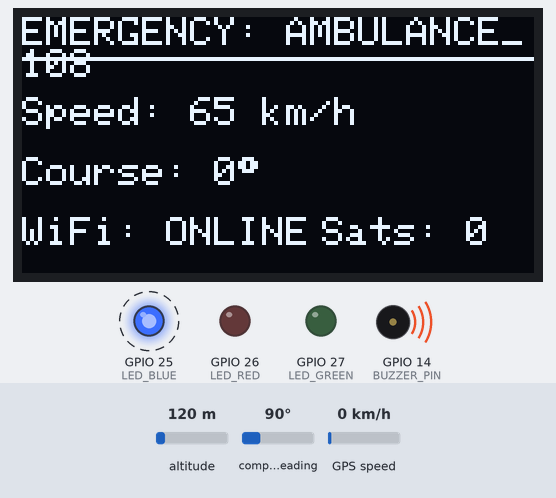
Bench run of a sketch on a simulated ESP32. Parts: 128×64 one-colour display, output pins drawn as LEDs (lit = HIGH), buzzer (waves = sounding). Dashed ring = blinking. The inputs (shaded band) are chosen by the test bench; at power-on: compass heading 90°, GPS speed 0 km/h, altitude 120 m. WiFi joins after 1.5 s; servers stay silent unless stated; uploads are accepted with an empty reply; the GPS gets a fix after 3 s at 37.7749, -122.4194 with 8 satellites; what the sketch prints to the serial monitor is not drawn.

Above: at 2.7 s.
2.8 s: compass heading set to 7°
At 4.72 s:
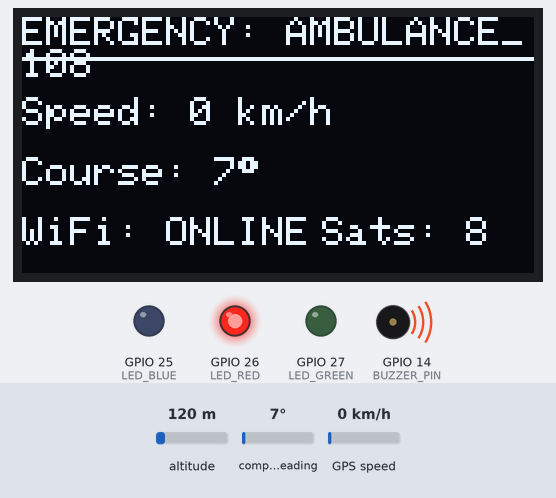
5.7 s: GPS speed set to 2 km/h
At 7.12 s:
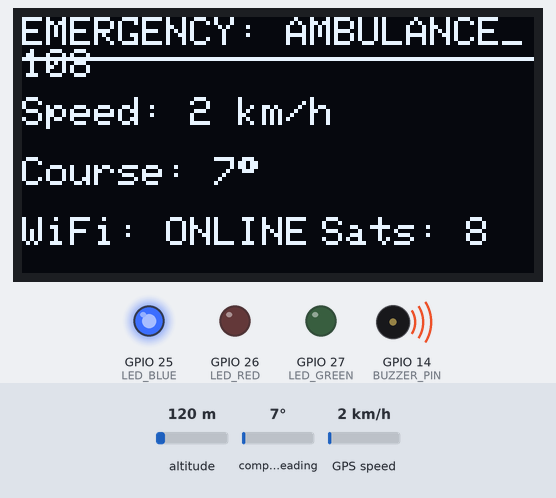
8.3 s: compass heading set to 90°
At 9.67 s:
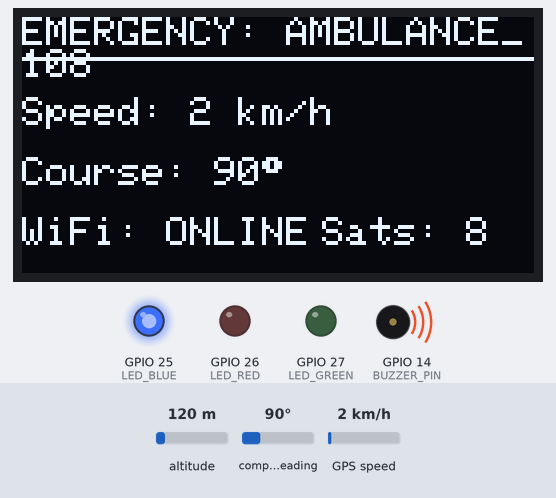
10.3 s: GPS speed set to 30 km/h
At 12.67 s:
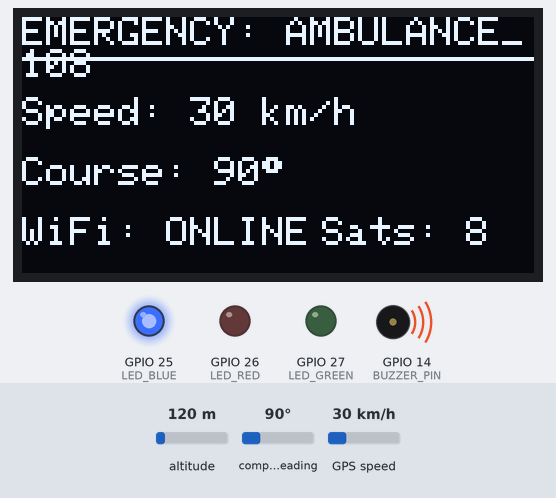
Timing chart, 0 to 13.3 s (numbered marks = the images above; inputs shaded):
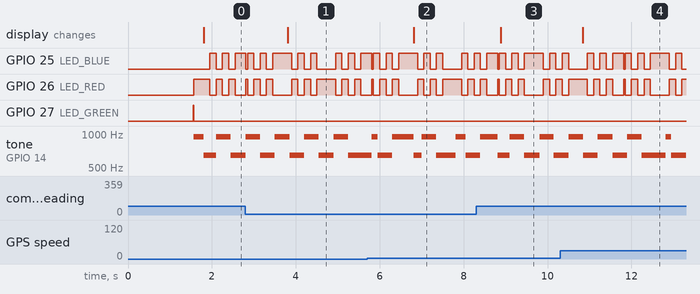

Measured:
- after the input at 2.8 s, the display: changes after 1.0 s (image 1)
- after the input at 5.7 s, the display: changes after 1.1 s (image 2)
- after the input at 8.3 s, the display: changes after 0.58 s (image 3)
- after the input at 10.3 s, the display: changes after 0.54 s (image 4)
- by itself, tone on GPIO 14 (BUZZER_PIN): plays 950 Hz for 0.35 s, 650 Hz for 0.35 s, 950 Hz for 0.35 s, 650 Hz for 0.35 s, 950 Hz for 0.35 s, 650 Hz for 0.57 s … (8 notes in this stretch)

The sketch:

esp32_cloud_node.ino
```cpp
/*
 * ESP32 V2V Cloud Node - Emergency & Normal Vehicle Broadcaster
 * -------------------------------------------------------------
 * Hardware:
 *   - ESP32-S Node
 *   - NEO-6M GPS Module on UART2 (GPIO 16 RX, GPIO 17 TX)
 *   - SSD1306 0.96" OLED on I2C (GPIO 21 SDA, GPIO 22 SCL)
 *   - Status LEDs: Green (GPIO 27), Yellow/Blue (GPIO 25), Red (GPIO 26)
 *   - Buzzer: GPIO 14
 *
 * Emergency Vehicle Mode:
 *   - Set IS_EMERGENCY_VEHICLE to true
 *   - Broadcasts location and heading with vehicle_type = "emergency"
 *   - On the web map, renders as a RED ARROW:
 *       * Flashes RED and BLUE when approaching behind any normal vehicle
 *       * Transitions to plain solid RED once it crosses/passes ahead
 *   - Plays emergency siren buzzer tones and LED lightbar strobe on physical hardware!
 */

#include <Arduino.h>
#include <WiFi.h>
#include <HTTPClient.h>
#include <TinyGPS++.h>
#include <Wire.h>
#include <Adafruit_GFX.h>
#include <Adafruit_SSD1306.h>

// ==================== CONFIGURATION ====================
// 1. WiFi Hotspot / In-Vehicle WiFi Credentials
const char* WIFI_SSID     = "YOUR_WIFI_OR_HOTSPOT";
const char* WIFI_PASSWORD = "YOUR_WIFI_PASSWORD";

// 2. Emergency Vehicle Flag (Set to true for Ambulance/Police/Fire)
const bool  IS_EMERGENCY_VEHICLE = true;

// 3. Unique Vehicle Identifier
const char* VEHICLE_ID    = "AMBULANCE_108"; // e.g. "AMBULANCE_01", "POLICE_04", "CAR_01"

// 4. Cloud Server URL
const char* SERVER_URL    = "https://v2v-map-platform.onrender.com/gps";
// For Local Testing: "http://192.168.1.100:8080/gps"
// =======================================================

#define SCREEN_WIDTH 128
#define SCREEN_HEIGHT 64
#define OLED_RESET -1
Adafruit_SSD1306 display(SCREEN_WIDTH, SCREEN_HEIGHT, &Wire, OLED_RESET);

// GPS NEO-6M on UART2
#define RXD2 16
#define TXD2 17
HardwareSerial GPS(2);
TinyGPSPlus gps;

// Status LEDs & Buzzer (refer connections.md)
#define LED_GREEN  27
#define LED_BLUE   25 // Or Yellow
#define LED_RED    26
#define BUZZER_PIN 14
#define BUTTON_PIN 0  // BOOT button for manual hazard drop

unsigned long lastSendTime = 0;
const unsigned long SEND_INTERVAL_MS = 1000; // 1 Hz GPS update

void setup() {
  Serial.begin(115200);
  GPS.begin(9600, SERIAL_8N1, RXD2, TXD2);
  pinMode(BUTTON_PIN, INPUT_PULLUP);

  pinMode(LED_GREEN, OUTPUT);
  pinMode(LED_BLUE, OUTPUT);
  pinMode(LED_RED, OUTPUT);
  pinMode(BUZZER_PIN, OUTPUT);
  digitalWrite(LED_GREEN, LOW);
  digitalWrite(LED_BLUE, LOW);
  digitalWrite(LED_RED, LOW);
  noTone(BUZZER_PIN);

  // Initialize OLED
  if (display.begin(SSD1306_SWITCHCAPVCC, 0x3C)) {
    display.clearDisplay();
    display.setTextSize(1);
    display.setTextColor(SSD1306_WHITE);
    display.setCursor(5, 5);
    display.println(IS_EMERGENCY_VEHICLE ? "🚨 EMERGENCY NODE" : "🚗 V2V VEHICLE NODE");
    display.setCursor(5, 22);
    display.print("ID: "); display.println(VEHICLE_ID);
    display.setCursor(5, 40);
    display.println("Connecting WiFi...");
    display.display();
  }

  // Connect to WiFi
  Serial.print("Connecting to WiFi: ");
  Serial.println(WIFI_SSID);
  WiFi.mode(WIFI_STA);
  WiFi.begin(WIFI_SSID, WIFI_PASSWORD);

  int attempts = 0;
  while (WiFi.status() != WL_CONNECTED && attempts < 20) {
    delay(500);
    Serial.print(".");
    attempts++;
  }

  if (WiFi.status() == WL_CONNECTED) {
    Serial.println("\nWiFi Connected! Local IP: " + WiFi.localIP().toString());
    digitalWrite(LED_GREEN, HIGH);
  } else {
    Serial.println("\nWiFi searching in background...");
  }
}

void sendTelemetry(int eventCode = 0) {
  if (WiFi.status() != WL_CONNECTED) {
    WiFi.reconnect();
    return;
  }

  HTTPClient http;
  http.begin(SERVER_URL);
  http.addHeader("Content-Type", "application/json");

  float lat = gps.location.isValid() ? gps.location.lat() : 12.8406;
  float lng = gps.location.isValid() ? gps.location.lng() : 80.1534;
  float speed = gps.speed.isValid() ? gps.speed.kmph() : (IS_EMERGENCY_VEHICLE ? 65.0 : 0.0);
  float heading = gps.course.isValid() ? gps.course.deg() : 0.0;
  int sats = gps.satellites.isValid() ? gps.satellites.value() : 0;
  String status = gps.location.isValid() ? "LOCKED" : "NO_LOCK";

  String json = "{";
  json += "\"vehicle_id\":\"" + String(VEHICLE_ID) + "\",";
  json += "\"vehicle_type\":\"" + String(IS_EMERGENCY_VEHICLE ? "emergency" : "normal") + "\",";
  json += "\"is_emergency\":" + String(IS_EMERGENCY_VEHICLE ? "true" : "false") + ",";
  json += "\"lat\":" + String(lat, 6) + ",";
  json += "\"lng\":" + String(lng, 6) + ",";
  json += "\"speed\":" + String(speed, 1) + ",";
  json += "\"heading\":" + String(heading, 1) + ",";
  json += "\"sats\":" + String(sats) + ",";
  json += "\"status\":\"" + status + "\"";

  if (eventCode > 0) {
    json += ",\"event\":" + String(eventCode);
  }
  json += "}";

  int httpCode = http.POST(json);
  if (httpCode > 0) {
    Serial.printf("[HTTP %d] %s\n", httpCode, json.c_str());
  } else {
    Serial.printf("[HTTP ERROR] %s\n", http.errorToString(httpCode).c_str());
  }
  http.end();
}

void updateHardwareSirenLights() {
  if (!IS_EMERGENCY_VEHICLE) return;

  // Strobe alternating Red and Blue LEDs with high-low siren tone
  unsigned long ms = millis();
  bool phase = (ms / 150) % 2 == 0;
  digitalWrite(LED_RED, phase ? HIGH : LOW);
  digitalWrite(LED_BLUE, phase ? LOW : HIGH);
  digitalWrite(LED_GREEN, LOW);

  // High-low alternating siren on buzzer
  if ((ms / 350) % 2 == 0) {
    tone(BUZZER_PIN, 950);
  } else {
    tone(BUZZER_PIN, 650);
  }
}

void updateOledDisplay() {
  display.clearDisplay();
  display.setTextSize(1);
  display.setCursor(0, 0);
  display.print(IS_EMERGENCY_VEHICLE ? "EMERGENCY: " : "CAR: ");
  display.print(VEHICLE_ID);
  display.drawLine(0, 10, 128, 10, SSD1306_WHITE);

  display.setCursor(0, 20);
  display.print("Speed: ");
  if (gps.speed.isValid()) {
    display.print((int)gps.speed.kmph());
    display.print(" km/h");
  } else {
    display.print(IS_EMERGENCY_VEHICLE ? "65 km/h" : "0 km/h");
  }

  display.setCursor(0, 35);
  display.print("Course: ");
  display.print(gps.course.isValid() ? (int)gps.course.deg() : 0);
  display.print((char)247);

  display.setCursor(0, 50);
  display.print("WiFi: ");
  display.print(WiFi.status() == WL_CONNECTED ? "ONLINE" : "SEARCH");
  display.setCursor(75, 50);
  display.print("Sats: ");
  display.print(gps.satellites.isValid() ? gps.satellites.value() : 0);

  display.display();
}

void loop() {
  // Feed GPS parser
  while (GPS.available() > 0) {
    gps.encode(GPS.read());
  }

  // Update physical lightbar and siren if emergency vehicle
  if (IS_EMERGENCY_VEHICLE) {
    updateHardwareSirenLights();
  }

  // Check BOOT button to manually broadcast hazard (Event 5 = Pothole)
  if (digitalRead(BUTTON_PIN) == LOW) {
    delay(50);
    if (digitalRead(BUTTON_PIN) == LOW) {
      Serial.println("[MANUAL HAZARD REPORTED]");
      sendTelemetry(5);
      delay(800);
    }
  }

  // Send GPS to Cloud every 1s
  unsigned long now = millis();
  if (now - lastSendTime >= SEND_INTERVAL_MS) {
    lastSendTime = now;
    sendTelemetry(0);
    updateOledDisplay();
  }
}
```
